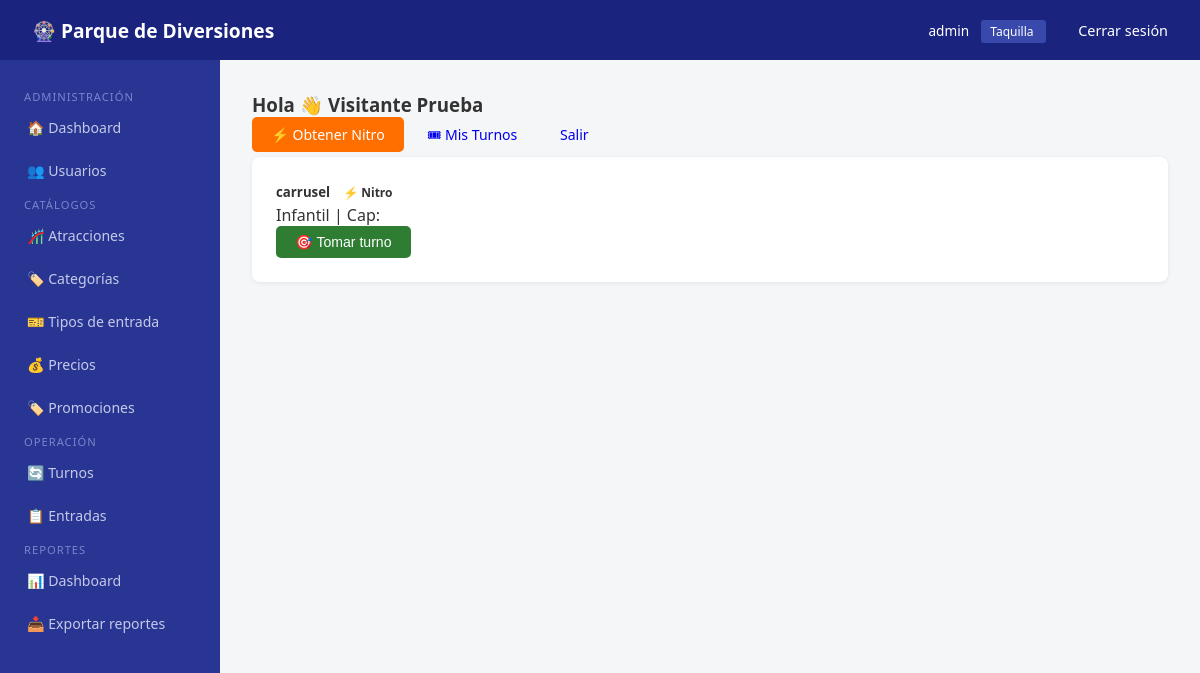
/atracciones/ (signed in), run on the app's committed database.
### usuarios/models.py (models this page shows, shortened)
class UsuarioInterno(AbstractUser):
    rol = models.CharField(max_length=30, choices=ROL_CHOICES, default='taquilla')
    activo = models.BooleanField(default=True)
    fecha_creacion = models.DateTimeField(auto_now_add=True)

class Visitante(models.Model):
    nombre = models.CharField(max_length=150)
    celular = models.CharField(max_length=15, unique=True)
    correo = models.EmailField(blank=True, null=True)
    documento = models.CharField(max_length=20, blank=True, null=True)
    fecha_registro = models.DateTimeField(auto_now_add=True)

### atracciones/models.py (models this page shows, shortened)
class Atraccion(models.Model):
    nombre = models.CharField(max_length=150)
    descripcion = models.TextField(blank=True)
    imagen = models.ImageField(upload_to='atracciones/', blank=True, null=True)
    categoria = models.ForeignKey(CategoriaAtraccion, on_delete=models.SET_NULL, null=True)
    capacidad_por_ciclo = models.PositiveIntegerField(default=10)
    duracion_promedio = models.PositiveIntegerField(help_text='Duración en minutos', default=5)
    ubicacion = models.CharField(max_length=200, blank=True)
    estado = models.CharField(max_length=30, choices=ESTADO_ATRACCION, default='abierta')
    edad_minima = models.PositiveIntegerField(default=0, blank=True, null=True)
    estatura_minima = models.PositiveIntegerField(default=0, help_text='En centímetros', blank=True, null=True)
    restricciones = models.TextField(blank=True)
    horario_apertura = models.TimeField(blank=True, null=True)
    horario_cierre = models.TimeField(blank=True, null=True)
    activa = models.BooleanField(default=True)
    fecha_creacion = models.DateTimeField(auto_now_add=True)
    fecha_actualizacion = models.DateTimeField(auto_now=True)
    acepta_nitro = models.BooleanField(default=True, verbose_name='Acepta Pase Nitro')

class CategoriaAtraccion(models.Model):
    nombre = models.CharField(max_length=100)
    descripcion = models.TextField(blank=True)
    def __str__(self):
        return self.nombre
    class Meta:
        verbose_name = 'Categoría'
        verbose_name_plural = 'Categorías'

### portal/views.py (the view)
# urls.py: path('atracciones/', include('atracciones.urls')),
def atracciones(request):
    visitante_id = request.session.get('visitante_id')
    if not visitante_id:
        return redirect('portal:inicio')
    visitante = get_object_or_404(Visitante, pk=visitante_id)
    atracciones = Atraccion.objects.filter(estado='abierta')
    nitro_activo = PaseNitro.objects.filter(
        visitante=visitante, activo=True,
        fecha_fin__gte=timezone.now().date(),
        usos_restantes__gt=0
    ).first()
    return render(request, 'portal/atracciones.html', {
        'visitante': visitante,
        'atracciones': atracciones,
        'nitro_activo': nitro_activo,
    })

### templates/portal/atracciones.html (shortened to what this page needs)
{% extends 'base/base.html' %}
{% block content %}
<div class="container mt-4">
  <div class="d-flex justify-content-between align-items-center mb-3">
    <h3>Hola 👋 {{ visitante.nombre }}</h3>
    <div class="d-flex gap-2">
      {% if nitro_activo %}
        <span class="badge bg-warning text-dark fs-6">⚡ Nitro activo ({{ nitro_activo.usos_restantes }} usos)</span>
      {% else %}
        <a href="{% url 'portal:comprar_nitro' %}" class="btn btn-warning btn-sm">⚡ Obtener Nitro</a>
      {% endif %}
      <a href="{% url 'portal:mis_turnos' %}" class="btn btn-outline-primary btn-sm">🎟 Mis Turnos</a>
      <a href="{% url 'portal:salir' %}" class="btn btn-outline-secondary btn-sm">Salir</a>
    </div>
  </div>
  <div class="row mt-3">
    {% for a in atracciones %}
    <div class="col-md-4 mb-3">
      <div class="card h-100 {% if nitro_activo and a.acepta_nitro %}border-warning{% endif %}">
        <div class="card-body">
          <h5 class="card-title">
            {{ a.nombre }}
            {% if a.acepta_nitro %}<span class="badge bg-warning text-dark">⚡ Nitro</span>{% endif %}
          </h5>
          <p class="text-muted small">{{ a.categoria }} | Cap: {{ a.capacidad }}</p>
          <form method="post" action="{% url 'portal:tomar_turno' a.pk %}">
            <button type="submit" class="btn btn-success btn-sm w-100">
              {% if nitro_activo and a.acepta_nitro %}⚡ Turno Nitro{% else %}🎯 Tomar turno{% endif %}
            </button>
          </form>
        </div>
      </div>
    </div>
    {% empty %}
    <p class="text-muted">No hay atracciones disponibles.</p>
    {% endfor %}
  </div>
</div>
{% endblock %}

### templates/base/base.html (shortened to what this page needs)
<!DOCTYPE html>
<html lang="es">
<head>
</head>
<body>
<nav class="navbar">
    <span class="brand">🎡 Parque de Diversiones</span>
    <div>
        {% if user.is_authenticated %}
            <span style="font-size:0.85rem; margin-right:0.5rem;">
                {{ user.get_full_name|default:user.username }}
            </span>
            <span style="background:#3949ab; padding:0.2rem 0.6rem; border-radius:3px; font-size:0.75rem; margin-right:1rem;">
                {{ user.get_rol_display }}
            </span>
            <a href="{% url 'usuarios:logout' %}">Cerrar sesión</a>
        {% endif %}
    </div>
</nav>
{% if user.is_authenticated %}
<div class="sidebar">
    {% if user.rol == 'administrador' or user.is_superuser %}
        <span class="section-title">Administración</span>
        <a href="{% url 'usuarios:dashboard' %}">🏠 Dashboard</a>
        <a href="{% url 'usuarios:lista_usuarios' %}">👥 Usuarios</a>
        <span class="section-title">Catálogos</span>
        <a href="{% url 'atracciones:lista' %}">🎢 Atracciones</a>
        <a href="{% url 'atracciones:categorias' %}">🏷️ Categorías</a>
        <a href="{% url 'entradas:tipos' %}">🎫 Tipos de entrada</a>
        <a href="{% url 'entradas:precios' %}">💰 Precios</a>
        <a href="{% url 'entradas:promociones' %}">🏷️ Promociones</a>
        <span class="section-title">Operación</span>
        <a href="{% url 'turnos:panel_admin' %}">🔄 Turnos</a>
        <a href="{% url 'entradas:lista_entradas' %}">📋 Entradas</a>
        <span class="section-title">Reportes</span>
        <a href="{% url 'reportes:dashboard' %}">📊 Dashboard</a>
        <a href="{% url 'reportes:dashboard' %}">📥 Exportar reportes</a>
    {% elif user.rol == 'taquilla' %}
        <span class="section-title">Taquilla</span>
        <a href="{% url 'usuarios:dashboard' %}">🏠 Dashboard</a>
        <a href="{% url 'entradas:vender' %}">🎫 Vender entrada</a>
        <a href="{% url 'entradas:validar' %}">✅ Validar entrada</a>
        <a href="{% url 'entradas:lista_entradas' %}">📋 Entradas del día</a>
    {% elif user.rol == 'operador_atraccion' %}
        <span class="section-title">Mi atracción</span>
        <a href="{% url 'usuarios:dashboard' %}">🏠 Dashboard</a>
        <a href="{% url 'turnos:panel_operador' %}">🎡 Panel de turnos</a>
        <a href="{% url 'atracciones:lista' %}">⚙️ Atracciones</a>
    {% elif user.rol == 'operador_alimentos' %}
        <span class="section-title">Alimentos</span>
        <a href="{% url 'usuarios:dashboard' %}">🏠 Dashboard</a>
    {% elif user.rol == 'soporte' %}
        <span class="section-title">Soporte</span>
        <a href="{% url 'usuarios:dashboard' %}">🏠 Dashboard</a>
        <a href="{% url 'usuarios:buscar_visitante' %}">🔍 Buscar visitante</a>
    {% endif %}
</div>
{% endif %}
<div class="main-content {% if not user.is_authenticated %}full{% endif %}">
    {% block content %}{% endblock %}
</div>
</body>
</html>

### templates/base/base.html (style rules this page uses)
* { margin: 0; padding: 0; box-sizing: border-box; }
body { font-family: 'Segoe UI', sans-serif; background: #f4f6f8; color: #333; }
.navbar { background: #1a237e; color: white; padding: 1rem 2rem; display: flex; justify-content: space-between; align-items: center; position: fixed; top: 0; left: 0; right: 0; z-index: 100; height: 60px; }
.navbar .brand { font-size: 1.2rem; font-weight: bold; }
.navbar a { color: white; text-decoration: none; margin-left: 1rem; font-size: 0.9rem; }
.sidebar { width: 220px; background: #283593; min-height: calc(100vh - 60px); position: fixed; top: 60px; left: 0; padding: 1.5rem 0; overflow-y: auto; }
.sidebar a { display: block; color: #c5cae9; text-decoration: none; padding: 0.75rem 1.5rem; font-size: 0.88rem; border-left: 3px solid transparent; transition: all 0.2s; }
.sidebar .section-title { color: #7986cb; font-size: 0.7rem; text-transform: uppercase; padding: 1rem 1.5rem 0.3rem; letter-spacing: 1px; }
.main-content { margin-left: 220px; padding: 2rem; margin-top: 60px; min-height: calc(100vh - 60px); }
.card { background: white; border-radius: 8px; padding: 1.5rem; margin-bottom: 1.5rem; box-shadow: 0 1px 4px rgba(0,0,0,0.08); }
.btn { display: inline-block; padding: 0.5rem 1.2rem; border-radius: 5px; border: none; cursor: pointer; font-size: 0.88rem; text-decoration: none; transition: opacity 0.2s; }
.btn-success { background: #2e7d32; color: white; }
.btn-warning { background: #ff6f00; color: white; }
.badge { display: inline-block; padding: 0.2rem 0.6rem; border-radius: 20px; font-size: 0.75rem; font-weight: bold; }

### data on the page
UsuarioInterno: get_full_name "admin", rol "Taquilla"
Visitante: nombre "Visitante Prueba"
Atraccion: nombre "carrusel", acepta_nitro "⚡ Nitro", categoria "Infantil"
